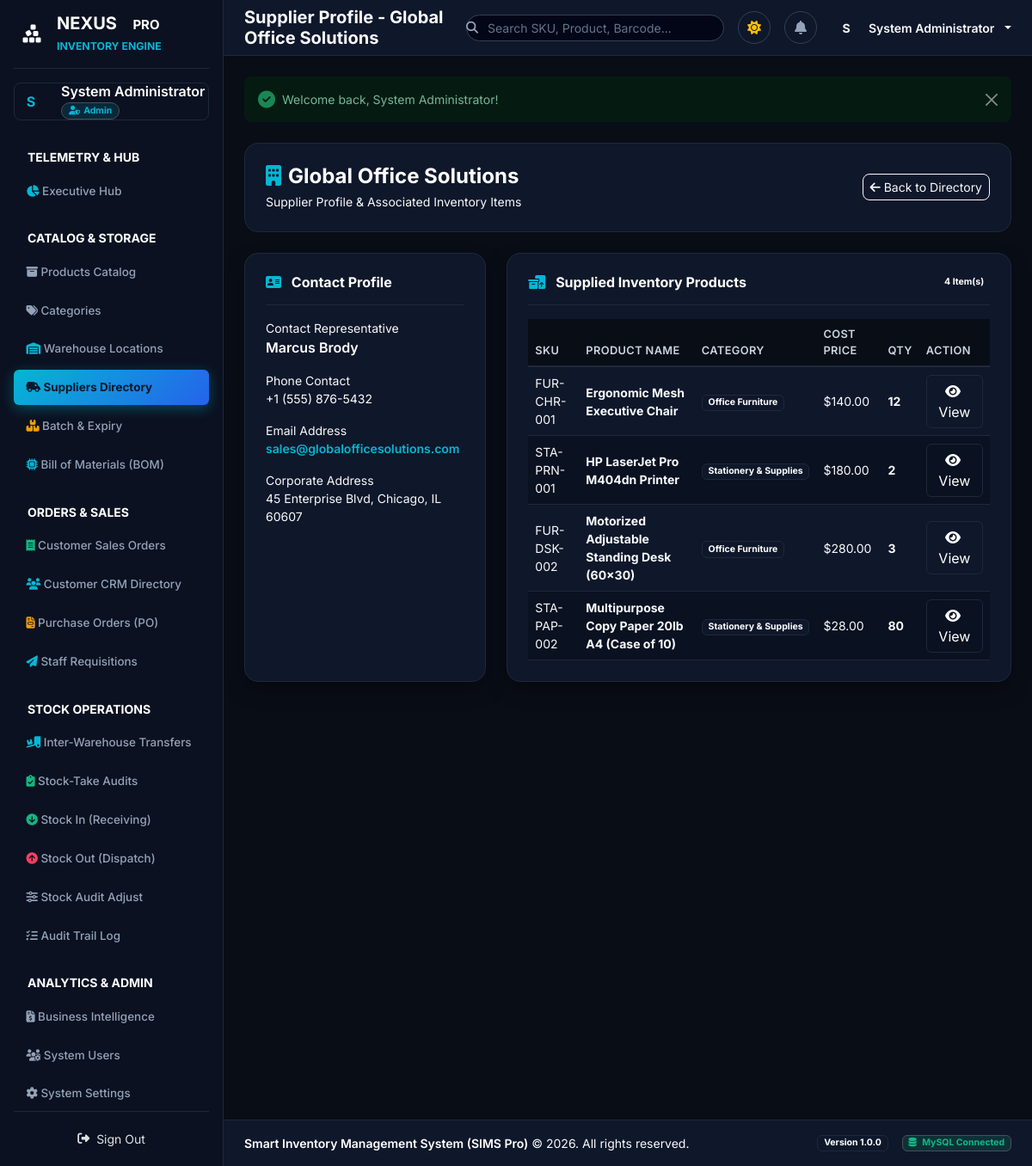
The page /suppliers/show?id=2 (signed in) on the database its author committed.
### tables this page shows
CREATE TABLE IF NOT EXISTS `suppliers` (
    `supplier_id` INT AUTO_INCREMENT PRIMARY KEY,
    `supplier_name` VARCHAR(100) NOT NULL,
    `contact_person` VARCHAR(100) NULL,
    `phone` VARCHAR(30) NULL,
    `email` VARCHAR(100) NULL,
    `address` TEXT NULL,
    `created_at` DATETIME DEFAULT CURRENT_TIMESTAMP
);

CREATE TABLE IF NOT EXISTS `products` (
    `product_id` INT AUTO_INCREMENT PRIMARY KEY,
    `product_name` VARCHAR(150) NOT NULL,
    `sku` VARCHAR(50) NOT NULL UNIQUE,
    `barcode` VARCHAR(50) NULL UNIQUE,
    `description` TEXT NULL,
    `category_id` INT NOT NULL,
    `supplier_id` INT NOT NULL,
    `unit_price` DECIMAL(10,2) NOT NULL DEFAULT 0.00,
    `selling_price` DECIMAL(10,2) NOT NULL DEFAULT 0.00,
    `quantity` INT NOT NULL DEFAULT 0,
    `min_stock_level` INT NOT NULL DEFAULT 5,
    `image` VARCHAR(255) NULL,
    `created_at` DATETIME DEFAULT CURRENT_TIMESTAMP,
    FOREIGN KEY (`category_id`) REFERENCES `categories`(`category_id`) ON DELETE CASCADE ON UPDATE CASCADE,
    FOREIGN KEY (`supplier_id`) REFERENCES `suppliers`(`supplier_id`) ON DELETE CASCADE ON UPDATE CASCADE
);

CREATE TABLE IF NOT EXISTS `categories` (
    `category_id` INT AUTO_INCREMENT PRIMARY KEY,
    `category_name` VARCHAR(100) NOT NULL UNIQUE,
    `description` TEXT NULL,
    `created_at` DATETIME DEFAULT CURRENT_TIMESTAMP
);

### app/Views/suppliers/show.php (the view, shortened to what the rows shown need)
<div class="container-fluid px-0">
    <div class="d-flex align-items-center justify-content-between mb-4 bg-slate-900 p-4 rounded-4 border border-slate-800">
        <div>
            <h4 class="fw-bold text-white mb-1"><i class="fas fa-building me-2 text-cyan"></i><?= htmlspecialchars($supplier->supplier_name) ?></h4>
            <p class="text-slate-400 fs-7 mb-0">Supplier Profile & Associated Inventory Items</p>
        </div>
    </div>
    <div class="row g-4 mb-4">
        <div class="col-12 col-md-4">
            <div class="card border-0 rounded-4 bg-slate-900 p-4 h-100">
                <div class="fs-7 mb-3">
                    <span class="text-slate-400 d-block fs-8">Contact Representative</span>
                    <span class="fw-semibold text-white fs-6"><?= htmlspecialchars($supplier->contact_person ?? 'N/A') ?></span>
                </div>
                <div class="fs-7 mb-3">
                    <span class="text-slate-400 d-block fs-8">Phone Contact</span>
                    <span class="fw-mono text-white"><?= htmlspecialchars($supplier->phone ?? 'N/A') ?></span>
                </div>
                <div class="fs-7 mb-3">
                    <span class="text-slate-400 d-block fs-8">Email Address</span>
                    <a href="mailto:<?= htmlspecialchars($supplier->email ?? '') ?>" class="text-cyan text-decoration-none fw-semibold"><?= htmlspecialchars($supplier->email ?? 'N/A') ?></a>
                </div>
                <div class="fs-7">
                    <span class="text-slate-400 d-block fs-8">Corporate Address</span>
                    <span class="text-slate-300"><?= nl2br(htmlspecialchars($supplier->address ?? 'No physical address provided.')) ?></span>
                </div>
            </div>
        </div>
        <div class="col-12 col-md-8">
            <div class="card border-0 rounded-4 bg-slate-900 p-4 h-100">
                <div class="table-responsive">
                    <table class="table align-middle mb-0 fs-7">
                        <thead>
                            <tr class="text-slate-400">
                                <th>SKU</th>
                                <th>Product Name</th>
                                <th>Category</th>
                                <th>Cost Price</th>
                                <th>Qty</th>
                                <th>Action</th>
                            </tr>
                        </thead>
                        <tbody>
                            <?php if (empty($products)): ?>
                                <tr>
                                    <td colspan="6" class="text-center text-slate-400 py-4">No active products associated with this supplier.</td>
                                </tr>
                            <?php else: ?>
                                <?php foreach ($products as $p): ?>
                                    <tr>
                                        <td class="fw-mono text-slate-400 fs-8"><?= htmlspecialchars($p['sku']) ?></td>
                                        <td class="fw-bold text-white"><?= htmlspecialchars($p['product_name']) ?></td>
                                        <td><span class="badge bg-slate-800 text-slate-300 border border-slate-700"><?= htmlspecialchars($p['category_name'] ?? 'N/A') ?></span></td>
                                        <td class="text-slate-300">$<?= number_format($p['unit_price'], 2) ?></td>
                                        <td class="fw-bold text-white"><?= $p['quantity'] ?></td>
                                        <td>
                                            <a href="/products/show?id=<?= $p['product_id'] ?>" class="btn btn-xs btn-slate-800 text-white border border-slate-700">
                                                <i class="fas fa-eye me-1"></i> View
                                            </a>
                                        </td>
                                    </tr>
                                <?php endforeach; ?>
                            <?php endif; ?>
                        </tbody>
                    </table>
                </div>
            </div>
        </div>
    </div>
</div>

### rows shown on the page
suppliers: supplier_name "Global Office Solutions", contact_person "Marcus Brody", phone "+1 (555) 876-5432", email "sales@globalofficesolutions.com", address "45 Enterprise Blvd, Chicago, IL 60607"
products: sku "FUR-CHR-001", product_name "Ergonomic Mesh Executive Chair", category.category_name "Office Furniture", unit_price "140.00", quantity "12"
products: sku "STA-PRN-001", product_name "HP LaserJet Pro M404dn Printer", category.category_name "Stationery & Supplies", unit_price "180.00", quantity "2"
products: sku "FUR-DSK-002", product_name "Motorized Adjustable Standing Desk (60x30)", category.category_name "Office Furniture", unit_price "280.00", quantity "3"
products: sku "STA-PAP-002", product_name "Multipurpose Copy Paper 20lb A4 (Case of 10)", category.category_name "Stationery & Supplies", unit_price "28.00", quantity "80"

### other values the page prints
substr($userName, 0, 1) "S"
$userName "System Administrator"
$userRole "Admin"
$pageTitle "Supplier Profile - Global Office Solutions"
substr($_SESSION['user']['name'] ?? 'U', 0, 1) "S"
$_SESSION['user']['name'] "System Administrator"
$flash['value'] "Welcome back, System Administrator!"
count($products) "4"
